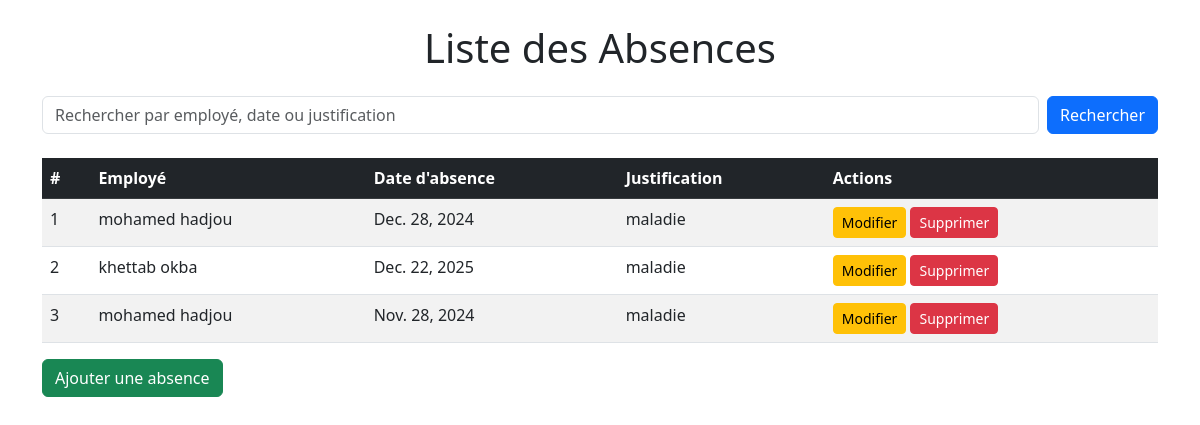
/absences/, run on an earlier commit of the app's database.
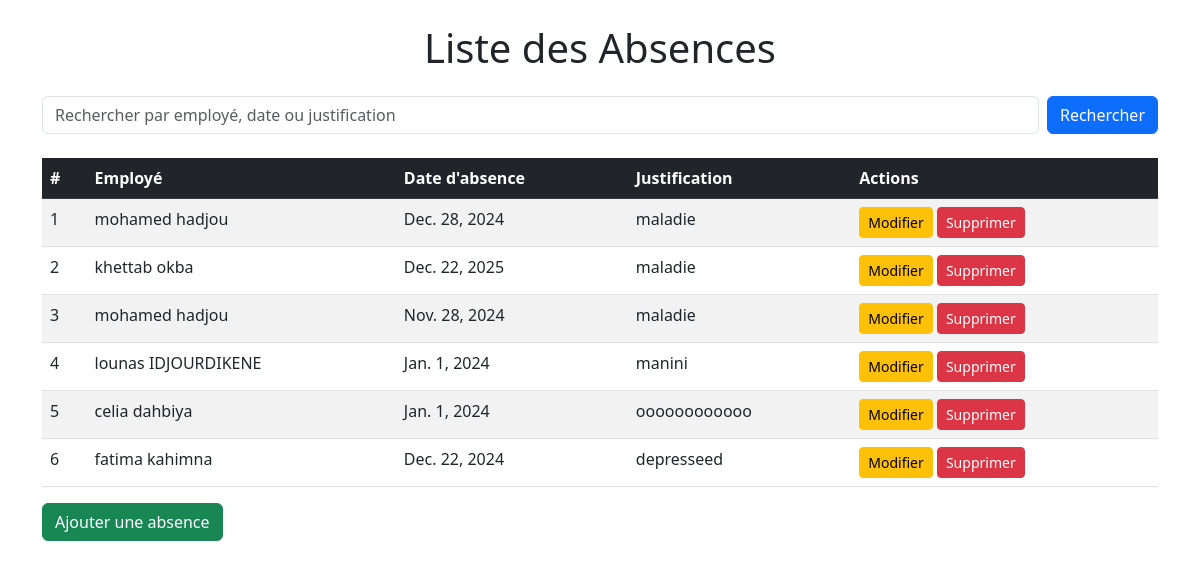
And on a later commit of the database.
### admin_rh/models.py (models this page shows, shortened)
class Absence(models.Model):
    employe=models.ForeignKey(Employe, on_delete=models.CASCADE,related_name="rel_abs")
    date_Absence=models.DateField()
    justification=models.CharField(max_length=500)

class Employe(models.Model):
    nom = models.CharField(max_length=50)
    prenom = models.CharField(max_length=50)
    sexe = models.CharField(max_length=10,choices=[('M', 'HOMME'), ('F', 'FEMME')],default='M')
    adresse=models.CharField(max_length=250)
    date_naissance = models.DateField()
    email = models.EmailField(max_length=100)
    date_embauche = models.DateField()
    service = models.ForeignKey(Service, on_delete=models.CASCADE,related_name="rel_emp")

### admin_rh/views.py (the view)
# urls.py: path('absences/', views.afficherAbsences, name='listeAbsences'),
def afficherAbsences(request):
    absences = Absence.objects.all()
    return render(request, 'liste_absences.html', {'absences': absences, 'search_mode': False})

### admin_rh/templates/liste_absences.html (shortened to what this page needs)
<!DOCTYPE html>
<html lang="en">
<head>
    <link href="https://cdn.jsdelivr.net/npm/bootstrap@5.3.0/dist/css/bootstrap.min.css" rel="stylesheet">
</head>
<body>
<div class="container mt-4">
    <h1 class="text-center mb-4">Liste des Absences</h1>
    <form method="get" action="{% url 'rechercher_absences' %}" class="d-flex mb-4">
        <input
            type="text"
            name="search"
            class="form-control me-2"
            placeholder="Rechercher par employé, date ou justification"
            value="{{ request.GET.search }}">
        <button type="submit" class="btn btn-primary">Rechercher</button>
    </form>
    <table class="table table-striped table-hover">
        <thead class="table-dark">
            <tr>
                <th>#</th>
                <th>Employé</th>
                <th>Date d'absence</th>
                <th>Justification</th>
                <th>Actions</th>
            </tr>
        </thead>
        <tbody>
            {% for absence in absences %}
                <tr>
                    <td>{{ forloop.counter }}</td>
                    <td>{{ absence.employe.prenom }} {{ absence.employe.nom }}</td>
                    <td>{{ absence.date_Absence }}</td>
                    <td>{{ absence.justification }}</td>
                    <td>
                        <a href="{% url 'editerAbsence' absence.id %}" class="btn btn-warning btn-sm">Modifier</a>
                        <a href="{% url 'supprimerAbsence' absence.id %}" class="btn btn-danger btn-sm">Supprimer</a>
                    </td>
                </tr>
            {% endfor %}
        </tbody>
    </table>
    <a href="{% url 'ajouterAbsence' %}" class="btn btn-success">Ajouter une absence</a>
</div>
</body>
</html>

What changed in the data, as far as the page shows it:
added Absence: employe.prenom "lounas", employe.nom "IDJOURDIKENE", date_Absence "Jan. 1, 2024", justification "manini"
added Absence: employe.prenom "celia", employe.nom "dahbiya", date_Absence "Jan. 1, 2024", justification "oooooooooooo"
added Absence: employe.prenom "fatima", employe.nom "kahimna", date_Absence "Dec. 22, 2024", justification "depresseed"
